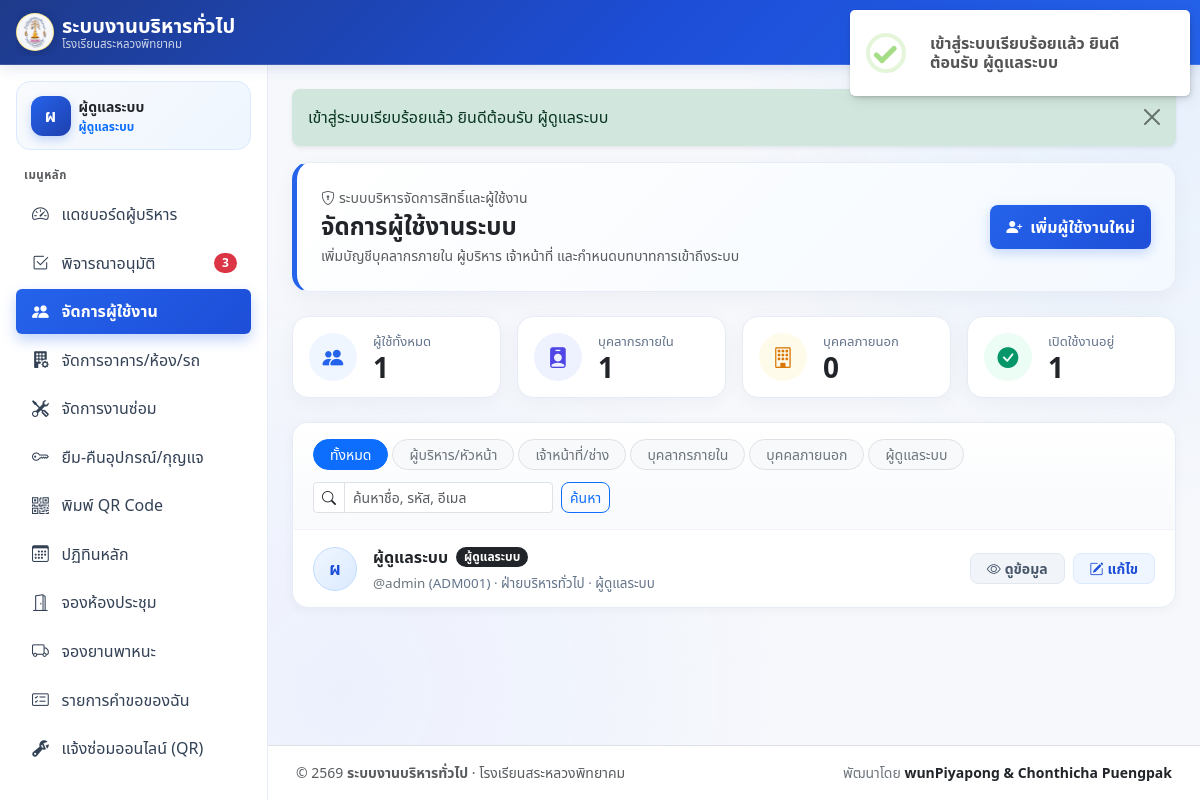
Page /users_manage.php (signed in) on the committed database.
### tables this page shows
CREATE TABLE users (
    id INT UNSIGNED AUTO_INCREMENT PRIMARY KEY,
    user_type ENUM('internal', 'external') NOT NULL DEFAULT 'internal',
    role ENUM('user', 'external_user', 'head', 'vice_director', 'director', 'staff', 'admin') NOT NULL DEFAULT 'user',
    username VARCHAR(100) NOT NULL,
    staff_id VARCHAR(50) NULL,
    password_hash VARCHAR(255) NOT NULL,
    full_name VARCHAR(150) NOT NULL,
    position_title VARCHAR(150) NULL,
    department VARCHAR(150) NULL,
    organization VARCHAR(200) NULL,
    phone VARCHAR(30) NULL,
    email VARCHAR(150) NOT NULL,
    line_user_id VARCHAR(100) NULL,
    is_active TINYINT(1) NOT NULL DEFAULT 1,
    created_at DATETIME NOT NULL DEFAULT CURRENT_TIMESTAMP,
    updated_at DATETIME NOT NULL DEFAULT CURRENT_TIMESTAMP ON UPDATE CURRENT_TIMESTAMP,
    UNIQUE KEY uq_users_username (username),
    UNIQUE KEY uq_users_staff_id (staff_id),
    UNIQUE KEY uq_users_email (email),
    KEY idx_users_role_active (role, is_active),
    KEY idx_users_type (user_type)
);

### users_manage.php (the view, shortened to what the rows shown need)
<?php
require_once __DIR__ . '/includes/auth.php';
$user = require_role(ROLE_ADMIN);
$activeNav = 'users_manage';
$allRoles = [
    ROLE_USER          => 'บุคลากรภายใน',
    ROLE_HEAD          => 'หัวหน้างาน',
    ROLE_VICE_DIRECTOR => 'รองผู้อำนวยการ',
    ROLE_DIRECTOR      => 'ผู้อำนวยการ',
    ROLE_STAFF         => 'เจ้าหน้าที่บริหาร/ช่าง',
    ROLE_ADMIN         => 'ผู้ดูแลระบบ',
    ROLE_EXTERNAL_USER => 'บุคคลภายนอก',
];
$roleBadgeClasses = [
    ROLE_ADMIN         => 'text-bg-dark',
    ROLE_DIRECTOR      => 'text-bg-primary',
    ROLE_VICE_DIRECTOR => 'text-bg-info text-dark',
    ROLE_HEAD          => 'text-bg-warning text-dark',
    ROLE_STAFF         => 'text-bg-success',
    ROLE_USER          => 'text-bg-secondary',
    ROLE_EXTERNAL_USER => 'text-bg-light border text-secondary',
];
$pdo = get_pdo();
$allUsers = $pdo->query(
    'SELECT id, user_type, role, username, staff_id, full_name, position_title,
            department, organization, phone, email, is_active, created_at
     FROM users
     ORDER BY FIELD(role, "director", "vice_director", "head", "staff", "user", "external_user", "admin"), id ASC'
)->fetchAll();
$filteredUsers = [];
foreach ($allUsers as $row) {
    $filteredUsers[] = $row;
}
require __DIR__ . '/includes/layout_header.php';
?>
<div class="welcome-card p-3 p-md-4 mb-4">
    <div class="d-flex flex-column flex-md-row align-items-md-center justify-content-between gap-3">
        <div class="min-w-0">
            <h1 class="h4 fw-bold text-dark mb-1" data-testid="users-manage-heading">จัดการผู้ใช้งานระบบ</h1>
        </div>
    </div>
</div>
<div class="spotlight-card">
    <?php if (empty($filteredUsers)): ?>
        <div class="p-5 text-center text-muted">
            <i class="bi bi-person-x fs-2 d-block mb-2"></i>
            <div class="small">ไม่พบรายชื่อผู้ใช้งานที่ตรงกับเงื่อนไข</div>
        </div>
    <?php else: ?>
        <?php foreach ($filteredUsers as $uRow):
            $uId = (int)$uRow['id'];
            $uActive = ((int)$uRow['is_active'] === 1);
            $uRole = (string)$uRow['role'];
            $uRoleLabel = $allRoles[$uRole] ?? $uRole;
            $uBadgeCls = $roleBadgeClasses[$uRole] ?? 'text-bg-secondary';
            $uInitial = mb_substr((string)$uRow['full_name'], 0, 1, 'UTF-8') ?: 'U';
            $uOrgText = (string)($uRow['department'] ?: ($uRow['organization'] ?: '-'));
            $isSelf = ($uId === (int)$user['id']);
            $swalUserPayload = [
                'title'    => (string)$uRow['full_name'],
                'subtitle' => '@' . $uRow['username'] . (!empty($uRow['staff_id']) ? ' (' . $uRow['staff_id'] . ')' : ''),
                'badge'    => $uRoleLabel . ($uActive ? ' · ปกติ' : ' · ระงับใช้งาน'),
                'rows'     => [
                    ['label' => 'ประเภทบัญชี',  'value' => $uRow['user_type'] === USER_TYPE_EXTERNAL ? 'บุคคลภายนอก' : 'บุคลากรภายใน'],
                    ['label' => 'ตำแหน่ง',      'value' => (string)($uRow['position_title'] ?: '-')],
                    ['label' => 'ฝ่าย/หน่วยงาน', 'value' => $uOrgText],
                    ['label' => 'อีเมล',        'value' => (string)$uRow['email']],
                    ['label' => 'โทรศัพท์',     'value' => (string)($uRow['phone'] ?: '-')],
                ],
            ];
        ?>
            <div class="role-queue-item">
                <div class="d-flex flex-column flex-lg-row align-items-lg-center justify-content-between gap-3">
                    <div class="d-flex align-items-center gap-3 min-w-0">
                        <div class="user-list-avatar <?= $uActive ? '' : 'opacity-50' ?>">
                            <?= e($uInitial) ?>
                        </div>
                        <div class="min-w-0">
                            <div class="d-flex flex-wrap align-items-center gap-2 mb-1">
                                <span class="fw-bold text-dark"><?= e($uRow['full_name']) ?></span>
                                <span class="badge rounded-pill <?= e($uBadgeCls) ?>"><?= e($uRoleLabel) ?></span>
                            </div>
                            <div class="compact-meta text-truncate">
                                <span class="fw-medium text-secondary">@<?= e($uRow['username']) ?></span>
                                <?= !empty($uRow['staff_id']) ? ' (' . e($uRow['staff_id']) . ')' : '' ?>
                                · <?= e($uOrgText) ?>
                                <?= !empty($uRow['position_title']) ? ' · ' . e($uRow['position_title']) : '' ?>
                            </div>
                        </div>
                    </div>
                    <div class="d-flex flex-wrap align-items-center gap-2 flex-shrink-0 align-self-end align-self-lg-center">
                        <button type="button"
                                class="btn btn-sm btn-soft-secondary rounded-3 px-3 fw-semibold"
                                data-swal-detail="<?= e((string)json_encode($swalUserPayload, JSON_UNESCAPED_UNICODE | JSON_UNESCAPED_SLASHES)) ?>">
                            <i class="bi bi-eye me-1"></i>ดูข้อมูล
                        </button>
                        <button type="button"
                                class="btn btn-sm btn-soft-primary rounded-3 px-3 fw-semibold btn-edit-user"
                                data-bs-toggle="modal"
                                data-bs-target="#editUserModal"
                                data-user-id="<?= $uId ?>"
                                data-full-name="<?= e($uRow['full_name']) ?>"
                                data-role="<?= e($uRole) ?>"
                                data-position="<?= e((string)($uRow['position_title'] ?? '')) ?>"
                                data-department="<?= e((string)($uRow['department'] ?? '')) ?>"
                                data-organization="<?= e((string)($uRow['organization'] ?? '')) ?>"
                                data-phone="<?= e((string)($uRow['phone'] ?? '')) ?>"
                                data-email="<?= e((string)($uRow['email'] ?? '')) ?>"
                                data-is-self="<?= $isSelf ? '1' : '0' ?>">
                            <i class="bi bi-pencil-square me-1"></i>แก้ไข
                        </button>
                    </div>
                </div>
            </div>
        <?php endforeach; ?>
    <?php endif; ?>
</div>
<?php require __DIR__ . '/includes/layout_footer.php'; ?>

### includes/layout_header.php (shortened to what the rows shown need)
<?php
$user = function_exists('current_user') ? current_user() : null;
$currentScript = basename((string)($_SERVER['PHP_SELF'] ?? ''), '.php');
$activeKey = $activeNav ?? $currentScript;
$showSidebar = ($user !== null) && empty($hideSidebar);
$menuItems = ($showSidebar && function_exists('nav_items')) ? nav_items($user) : [];
$roleLabels = defined('ROLE_LABELS') ? ROLE_LABELS : [
    'user'          => 'บุคลากรภายใน',
    'external_user' => 'บุคคลภายนอก',
    'head'          => 'หัวหน้างาน',
    'vice_director' => 'รองผู้อำนวยการ',
    'director'      => 'ผู้อำนวยการ',
    'staff'         => 'เจ้าหน้าที่บริหาร/ช่าง',
    'admin'         => 'ผู้ดูแลระบบ',
];
$roleCode = (string)($user['role'] ?? '');
$roleDisplay = $roleLabels[$roleCode] ?? $roleCode;
$isSidebarScrollable = ($roleCode === 'admin') || (count($menuItems) > 9);
$userDisplayName = (string)($user['full_name'] ?? $user['username'] ?? '');
$userInitial = $userDisplayName !== '' ? mb_substr($userDisplayName, 0, 1, 'UTF-8') : 'U';
?>
<!DOCTYPE html>
<html lang="th">
<head>
    <link rel="stylesheet" href="<?= e(app_url('/assets/vendor/bootstrap/bootstrap.min.css')) ?>">
    <link rel="stylesheet" href="<?= e(app_url('/assets/vendor/bootstrap/bootstrap-icons.min.css')) ?>">
    <link rel="stylesheet" href="<?= e(app_url('/assets/css/app.css')) ?>">
</head>
<body class="d-flex flex-column min-vh-100<?= $showSidebar ? ' has-sidebar' : '' ?><?= !empty($bodyClass) ? ' ' . e($bodyClass) : '' ?>">
<div class="app-shell flex-grow-1<?= $showSidebar ? ' d-lg-flex' : '' ?>">
    <?php if ($showSidebar): ?>
        <aside class="offcanvas-lg offcanvas-start app-sidebar no-print <?= $isSidebarScrollable ? 'is-scrollable' : 'is-locked' ?>"
               tabindex="-1"
               id="appSidebar"
               aria-labelledby="appSidebarLabel"
               data-testid="sidebar-nav">
            <div class="offcanvas-body flex-column p-3">
                <div class="sidebar-user-card d-none d-lg-flex align-items-center gap-2 mb-3">
                    <span class="sidebar-user-avatar"><?= e($userInitial) ?></span>
                    <div class="min-w-0">
                        <div class="fw-bold text-dark text-truncate small"><?= e($userDisplayName) ?></div>
                        <div class="text-primary fw-semibold" style="font-size: 0.74rem;"><?= e($roleDisplay) ?></div>
                    </div>
                </div>
                <div class="text-uppercase text-muted fw-semibold px-2 mb-2 d-none d-lg-block" style="font-size: 0.72rem; letter-spacing: 0.04em;">เมนูหลัก</div>
                <nav class="nav nav-pills flex-column gap-1 w-100" aria-label="เมนูหลัก">
                    <?php foreach ($menuItems as $item):
                        $href = (string)($item['href'] ?? '#');
                        $itemKey = (string)($item['key'] ?? basename($href, '.php'));
                        $isActive = ($activeKey === $itemKey) || ($currentScript === basename($href, '.php'));
                        $testId = (string)($item['testid'] ?? ('nav-' . str_replace('_', '-', $itemKey)));
                    ?>
                        <a href="<?= e($href) ?>"
                           class="nav-link app-nav-link<?= $isActive ? ' active' : '' ?>"
                           <?= $isActive ? 'aria-current="page"' : '' ?>
                           data-testid="<?= e($testId) ?>">
                            <?php if (!empty($item['icon'])): ?>
                                <i class="bi <?= e((string)$item['icon']) ?>"></i>
                            <?php endif; ?>
                            <span class="flex-grow-1"><?= e((string)($item['label'] ?? $itemKey)) ?></span>
                            <?php if (!empty($item['badge'])): ?>
                                <span class="badge rounded-pill <?= $isActive ? 'text-bg-light text-primary' : 'text-bg-danger' ?>">
                                    <?= e((string)$item['badge']) ?>
                                </span>
                            <?php endif; ?>
                        </a>
                    <?php endforeach; ?>
                </nav>
            </div>
        </aside>
    <?php endif; ?>
    <main class="flex-grow-1 min-w-0 p-3 p-md-4 app-main" data-testid="main-content">

### rows in the picture
users: full_name "ผ", full_name "ผู้ดูแลระบบ", role "ผู้ดูแลระบบ", username "admin", staff "ADM001", department "ฝ่ายบริหารทั่วไป", position_title "ผู้ดูแลระบบ"

### other values in the picture
$appName "ระบบงานบริหารทั่วไป"
$appOrgName "โรงเรียนสระหลวงพิทยาคม"
$item['label'] "แดชบอร์ดผู้บริหาร"
$item['label'] "พิจารณาอนุมัติ"
$item['badge'] "3"
$item['label'] "จัดการผู้ใช้งาน"
$item['label'] "จัดการอาคาร/ห้อง/รถ"
$item['label'] "จัดการงานซ่อม"
$item['label'] "ยืม-คืนอุปกรณ์/กุญแจ"
$item['label'] "พิมพ์ QR Code"
$item['label'] "ปฏิทินหลัก"
$item['label'] "จองห้องประชุม"
$item['label'] "จองยานพาหนะ"
$item['label'] "รายการคำขอของฉัน"
$item['label'] "แจ้งซ่อมออนไลน์ (QR)"
